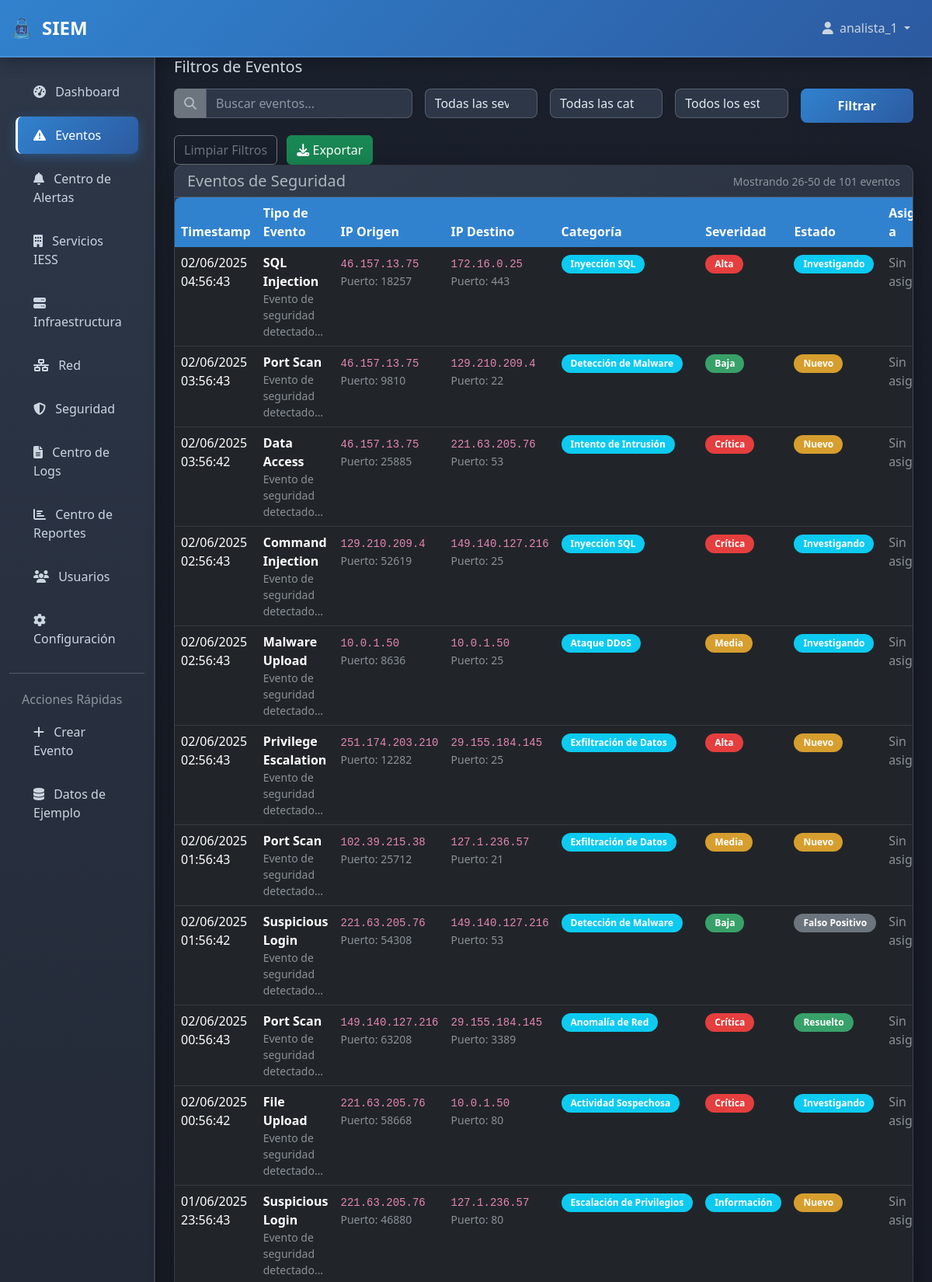
/events/?page=2 (signed in, upper part), run on the app's committed database.
### siem_app/models.py (models this page shows, shortened)
class SecurityEvent(models.Model):
    SEVERITY_CHOICES = [
        ('info', 'Información'),
        ('low', 'Baja'),
        ('medium', 'Media'),
        ('high', 'Alta'),
        ('critical', 'Crítica'),
    ]
    CATEGORY_CHOICES = [
        ('authentication_failure', 'Fallo de Autenticación'),
        ('data_exfiltration', 'Exfiltración de Datos'),
        ('intrusion_attempt', 'Intento de Intrusión'),
        ('malware_detection', 'Detección de Malware'),
        ('network_anomaly', 'Anomalía de Red'),
        ('suspicious_activity', 'Actividad Sospechosa'),
        ('privilege_escalation', 'Escalación de Privilegios'),
        ('ddos_attack', 'Ataque DDoS'),
        ('sql_injection', 'Inyección SQL'),
        ('xss_attack', 'Ataque XSS'),
    ]
    STATE_CHOICES = [
        ('new', 'Nuevo'),
        ('investigating', 'Investigando'),
        ('resolved', 'Resuelto'),
        ('false_positive', 'Falso Positivo'),
        ('closed', 'Cerrado'),
    ]
    timestamp = models.DateTimeField(default=timezone.now, db_index=True)
    event_type = models.CharField(max_length=100)
    source_ip = models.GenericIPAddressField()
    destination_ip = models.GenericIPAddressField(null=True, blank=True)
    source_port = models.IntegerField(null=True, blank=True)
    destination_port = models.IntegerField(null=True, blank=True)
    protocol = models.CharField(max_length=20, default='TCP')
    category = models.CharField(max_length=50, choices=CATEGORY_CHOICES)
    severity = models.CharField(max_length=20, choices=SEVERITY_CHOICES, db_index=True)
    state = models.CharField(max_length=20, choices=STATE_CHOICES, default='new', db_index=True)
    assigned_to = models.ForeignKey(User, on_delete=models.SET_NULL, null=True, blank=True)
    description = models.TextField()
    raw_data = models.JSONField(default=dict, blank=True)
    created_at = models.DateTimeField(auto_now_add=True)
    updated_at = models.DateTimeField(auto_now=True)
    class Meta:
        ordering = ['-timestamp']
        indexes = [
            models.Index(fields=['timestamp', 'severity']),
            models.Index(fields=['source_ip', 'timestamp']),
            models.Index(fields=['category', 'state']),
        ]
    def get_severity_color(self):
        colors = {
            'info': 'info',
            'low': 'success',
            'medium': 'warning',
            'high': 'danger',
            'critical': 'danger'
        }
        return colors.get(self.severity, 'secondary')

### siem_app/views.py (the view)
# urls.py: path('events/', views.events_view, name='events'),
@login_required
def events_view(request):
    search_query = request.GET.get('search', '')
    severity_filter = request.GET.get('severity', '')
    category_filter = request.GET.get('category', '')
    state_filter = request.GET.get('state', '')
    events = SecurityEvent.objects.select_related('assigned_to').all()
    if search_query:
        events = events.filter(
            Q(event_type__icontains=search_query) |
            Q(source_ip__icontains=search_query) |
            Q(description__icontains=search_query)
        )
    if severity_filter:
        events = events.filter(severity=severity_filter)
    if category_filter:
        events = events.filter(category=category_filter)
    if state_filter:
        events = events.filter(state=state_filter)
    paginator = Paginator(events.order_by('-timestamp'), 25)
    page_number = request.GET.get('page')
    page_obj = paginator.get_page(page_number)
    context = {
        'page_obj': page_obj,
        'search_query': search_query,
        'severity_filter': severity_filter,
        'category_filter': category_filter,
        'state_filter': state_filter,
        'severity_choices': SecurityEvent.SEVERITY_CHOICES,
        'category_choices': SecurityEvent.CATEGORY_CHOICES,
        'state_choices': SecurityEvent.STATE_CHOICES,
    }
    return render(request, 'siem_app/events.html', context)

### templates/siem_app/events.html (shortened to what this page needs)
{% extends 'base.html' %}
{% block content %}
<div class="filter-section">
    <h5 class="mb-3">Filtros de Eventos</h5>
    <form method="get" class="row g-3">
        <div class="col-md-4">
            <div class="input-group">
                <span class="input-group-text bg-secondary border-secondary">
                    <i class="fas fa-search"></i>
                </span>
                <input type="text" name="search" class="form-control" placeholder="Buscar eventos..." value="{{ search_query }}">
            </div>
        </div>
        <div class="col-md-2">
            <select name="severity" class="form-select">
                <option value="">Todas las severidades</option>
            </select>
        </div>
        <div class="col-md-2">
            <select name="category" class="form-select">
                <option value="">Todas las categorías</option>
            </select>
        </div>
        <div class="col-md-2">
            <select name="state" class="form-select">
                <option value="">Todos los estados</option>
            </select>
        </div>
        <div class="col-md-2">
            <button type="submit" class="btn btn-primary w-100">Filtrar</button>
        </div>
        <div class="col-12">
            <a href="{% url 'events' %}" class="btn btn-outline-secondary me-2">Limpiar Filtros</a>
            <button type="button" class="btn btn-success">
                <i class="fas fa-download"></i> Exportar
            </button>
        </div>
    </form>
</div>
<div class="card">
    <div class="card-header d-flex justify-content-between align-items-center">
        <h5 class="mb-0">Eventos de Seguridad</h5>
        <small class="text-muted">
            Mostrando {{ page_obj.start_index }}-{{ page_obj.end_index }} de {{ page_obj.paginator.count }} eventos
        </small>
    </div>
    <div class="card-body p-0">
        <div class="table-responsive">
            <table class="table table-dark table-hover mb-0">
                <thead>
                    <tr>
                        <th>Timestamp</th>
                        <th>Tipo de Evento</th>
                        <th>IP Origen</th>
                        <th>IP Destino</th>
                        <th>Categoría</th>
                        <th>Severidad</th>
                        <th>Estado</th>
                        <th>Asignado a</th>
                    </tr>
                </thead>
                <tbody>
                    {% for event in page_obj %}
                    <tr>
                        <td>{{ event.timestamp|date:"d/m/Y H:i:s" }}</td>
                        <td>
                            <strong>{{ event.event_type }}</strong>
                            <div class="text-muted small">{{ event.description|truncatechars:30 }}</div>
                        </td>
                        <td>
                            <code>{{ event.source_ip }}</code>
                            {% if event.source_port %}
                                <div class="text-muted small">Puerto: {{ event.source_port }}</div>
                            {% endif %}
                        </td>
                        <td>
                            {% if event.destination_ip %}
                                <code>{{ event.destination_ip }}</code>
                                {% if event.destination_port %}
                                    <div class="text-muted small">Puerto: {{ event.destination_port }}</div>
                                {% endif %}
                            {% else %}
                                <span class="text-muted">N/A</span>
                            {% endif %}
                        </td>
                        <td>
                            <span class="badge bg-info">{{ event.get_category_display }}</span>
                        </td>
                        <td>
                            <span class="badge bg-{{ event.get_severity_color }}">
                                {{ event.get_severity_display }}
                            </span>
                        </td>
                        <td>
                            <span class="badge bg-{% if event.state == 'new' %}warning{% elif event.state == 'investigating' %}info{% elif event.state == 'resolved' %}success{% else %}secondary{% endif %}">
                                {{ event.get_state_display }}
                            </span>
                        </td>
                        <td>
                            {% if event.assigned_to %}
                                {{ event.assigned_to.get_full_name|default:event.assigned_to.username }}
                            {% else %}
                                <span class="text-muted">Sin asignar</span>
                            {% endif %}
                        </td>
                    </tr>
                    {% empty %}
                    <tr>
                        <td colspan="9" class="text-center text-muted py-4">
                            No se encontraron eventos que coincidan con los filtros
                        </td>
                    </tr>
                    {% endfor %}
                </tbody>
            </table>
        </div>
    </div>
</div>
{% endblock %}

### templates/base.html (shortened to what this page needs)
{% load static %}
<!DOCTYPE html>
<html lang="es" data-bs-theme="dark">
<head>
    <title>{% block title %}SIEM {% endblock %} {% load static %}</title>
    <link href="https://cdn.jsdelivr.net/npm/bootstrap@5.3.0/dist/css/bootstrap.min.css" rel="stylesheet">
    <link href="https://cdnjs.cloudflare.com/ajax/libs/font-awesome/6.4.0/css/all.min.css" rel="stylesheet">
</head>
<body>
    <nav class="navbar navbar-expand-lg navbar-dark">
        <div class="container-fluid">
            <a class="navbar-brand d-flex align-items-center" href="{% url 'dashboard' %}">
                <img src="{% static 'imagenes/SIEM.png' %}" alt="SIEM IESS Logo" style="height: 32px; width: 32px; border-radius: 50%; margin-right: 10px;">
                SIEM
            </a>
            <div class="collapse navbar-collapse" id="navbarNav">
                <ul class="navbar-nav ms-auto">
                    {% if user.is_authenticated %}
                        <li class="nav-item dropdown">
                            <a class="nav-link dropdown-toggle" href="#" role="button" data-bs-toggle="dropdown">
                                <i class="fas fa-user me-1"></i>
                                {{ user.get_full_name|default:user.username }}
                            </a>
                        </li>
                    {% endif %}
                </ul>
            </div>
        </div>
    </nav>
    <div class="container-fluid">
        <div class="row">
            {% if user.is_authenticated %}
            <nav class="col-md-3 col-lg-2 d-md-block sidebar collapse">
                <div class="position-sticky pt-3">
                    <ul class="nav flex-column">
                        <li class="nav-item">
                            <a class="nav-link {% if request.resolver_match.url_name == 'dashboard' %}active{% endif %}"
                               href="{% url 'dashboard' %}">
                                <i class="fas fa-tachometer-alt me-2"></i>
                                Dashboard
                            </a>
                        </li>
                        <li class="nav-item">
                            <a class="nav-link {% if request.resolver_match.url_name == 'events' %}active{% endif %}"
                               href="{% url 'events' %}">
                                <i class="fas fa-exclamation-triangle me-2"></i>
                                Eventos
                            </a>
                        </li>
                        <li class="nav-item">
                            <a class="nav-link {% if request.resolver_match.url_name == 'alerts_center' %}active{% endif %}"
                               href="{% url 'alerts_center' %}">
                                <i class="fas fa-bell me-2"></i>
                                Centro de Alertas
                            </a>
                        </li>
                        <li class="nav-item">
                            <a class="nav-link {% if request.resolver_match.url_name == 'iess_services' %}active{% endif %}"
                               href="{% url 'iess_services' %}">
                                <i class="fas fa-building me-2"></i>
                                Servicios IESS
                            </a>
                        </li>
                        <li class="nav-item">
                            <a class="nav-link {% if request.resolver_match.url_name == 'infrastructure' %}active{% endif %}"
                               href="{% url 'infrastructure' %}">
                                <i class="fas fa-server me-2"></i>
                                Infraestructura
                            </a>
                        </li>
                        <li class="nav-item">
                            <a class="nav-link {% if request.resolver_match.url_name == 'network' %}active{% endif %}"
                               href="{% url 'network' %}">
                                <i class="fas fa-network-wired me-2"></i>
                                Red
                            </a>
                        </li>
                        <li class="nav-item">
                            <a class="nav-link {% if request.resolver_match.url_name == 'security' %}active{% endif %}"
                               href="{% url 'security' %}">
                                <i class="fas fa-shield-alt me-2"></i>
                                Seguridad
                            </a>
                        </li>
                        <li class="nav-item">
                            <a class="nav-link {% if request.resolver_match.url_name == 'logs_center' %}active{% endif %}"
                               href="{% url 'logs_center' %}">
                                <i class="fas fa-file-alt me-2"></i>
                                Centro de Logs
                            </a>
                        </li>
                        <li class="nav-item">
                            <a class="nav-link {% if request.resolver_match.url_name == 'reports_center' %}active{% endif %}"
                               href="{% url 'reports_center' %}">
                                <i class="fas fa-chart-bar me-2"></i>
                                Centro de Reportes
                            </a>
                        </li>
                        <li class="nav-item">
                            <a class="nav-link {% if request.resolver_match.url_name == 'users' %}active{% endif %}"
                               href="{% url 'users' %}">
                                <i class="fas fa-users me-2"></i>
                                Usuarios
                            </a>
                        </li>
                        <li class="nav-item">
                            <a class="nav-link {% if request.resolver_match.url_name == 'configuration' %}active{% endif %}"
                               href="{% url 'configuration' %}">
                                <i class="fas fa-cog me-2"></i>
                                Configuración
                            </a>
                        </li>
                    </ul>
                    <hr class="my-3">
                    <h6 class="sidebar-heading d-flex justify-content-between align-items-center px-3 mt-4 mb-1 text-muted">
                        <span>Acciones Rápidas</span>
                    </h6>
                    <ul class="nav flex-column mb-2">
                        <li class="nav-item">
                            <a class="nav-link" href="{% url 'manual_data_entry' %}">
                                <i class="fas fa-plus me-2"></i>
                                Crear Evento
                            </a>
                        </li>
                        <li class="nav-item">
                            <a class="nav-link" href="{% url 'create_sample_data' %}">
                                <i class="fas fa-database me-2"></i>
                                Datos de Ejemplo
                            </a>
                        </li>
                    </ul>
                </div>
            </nav>
            {% endif %}
            <main class="col-md-9 ms-sm-auto col-lg-10 px-md-4 main-content">
                <div class="fade-in">
                    {% block content %}{% endblock %}
                </div>
            </main>
        </div>
    </div>
</body>
</html>

### data on the page
SecurityEvent: timestamp "02/06/2025 04:56:43", event_type "SQL Injection", description "Evento de seguridad detectado…", source_ip "46.157.13.75", source_port "18257", destination_ip "172.16.0.25", destination_port "443", category "Inyección SQL", severity "Alta", state "Investigando", shows "Sin…"
SecurityEvent: timestamp "02/06/2025 03:56:43", event_type "Port Scan", description "Evento de seguridad detectado…", source_ip "46.157.13.75", source_port "9810", destination_ip "129.210.209.4", destination_port "22", category "Detección de Malware", severity "Baja", state "Nuevo", shows "Sin…"
SecurityEvent: timestamp "02/06/2025 03:56:42", event_type "Data Access", description "Evento de seguridad detectado…", source_ip "46.157.13.75", source_port "25885", destination_ip "221.63.205.76", destination_port "53", category "Intento de Intrusión", severity "Crítica", state "Nuevo", shows "Sin…"
SecurityEvent: timestamp "02/06/2025 02:56:43", event_type "Command Injection", description "Evento de seguridad detectado…", source_ip "129.210.209.4", source_port "52619", destination_ip "149.140.127.216", destination_port "25", category "Inyección SQL", severity "Crítica", state "Investigando", shows "Sin…"
SecurityEvent: timestamp "02/06/2025 02:56:43", event_type "Malware Upload", description "Evento de seguridad detectado…", source_ip "10.0.1.50", source_port "8636", destination_ip "10.0.1.50", destination_port "25", category "Ataque DDoS", severity "Media", state "Investigando", shows "Sin…"
SecurityEvent: timestamp "02/06/2025 02:56:43", event_type "Privilege Escalation", description "Evento de seguridad detectado…", source_ip "251.174.203.210", source_port "12282", destination_ip "29.155.184.145", destination_port "25", category "Exfiltración de Datos", severity "Alta", state "Nuevo", shows "Sin…"
SecurityEvent: timestamp "02/06/2025 01:56:43", event_type "Port Scan", description "Evento de seguridad detectado…", source_ip "102.39.215.38", source_port "25712", destination_ip "127.1.236.57", destination_port "21", category "Exfiltración de Datos", severity "Media", state "Nuevo", shows "Sin…"
SecurityEvent: timestamp "02/06/2025 01:56:42", event_type "Suspicious Login", description "Evento de seguridad detectado…", source_ip "221.63.205.76", source_port "54308", destination_ip "149.140.127.216", destination_port "53", category "Detección de Malware", severity "Baja", state "Falso Positivo", shows "Sin…"
SecurityEvent: timestamp "02/06/2025 00:56:43", event_type "Port Scan", description "Evento de seguridad detectado…", source_ip "149.140.127.216", source_port "63208", destination_ip "29.155.184.145", destination_port "3389", category "Anomalía de Red", severity "Crítica", state "Resuelto", shows "Sin…"
SecurityEvent: timestamp "02/06/2025 00:56:42", event_type "File Upload", description "Evento de seguridad detectado…", source_ip "221.63.205.76", source_port "58668", destination_ip "10.0.1.50", destination_port "80", category "Actividad Sospechosa", severity "Crítica", state "Investigando", shows "Sin…"
SecurityEvent: timestamp "01/06/2025 23:56:43", event_type "Suspicious Login", description "Evento de seguridad detectado…", source_ip "221.63.205.76", source_port "46880", destination_ip "127.1.236.57", destination_port "80", category "Escalación de Privilegios", severity "Información", state "Nuevo", shows "Sin…"

### other printed values
{{ user.get_full_name|default:user.username }} "analista_1"
{{ page_obj.start_index }} "26"
{{ page_obj.end_index }} "50"
{{ page_obj.paginator.count }} "101"
